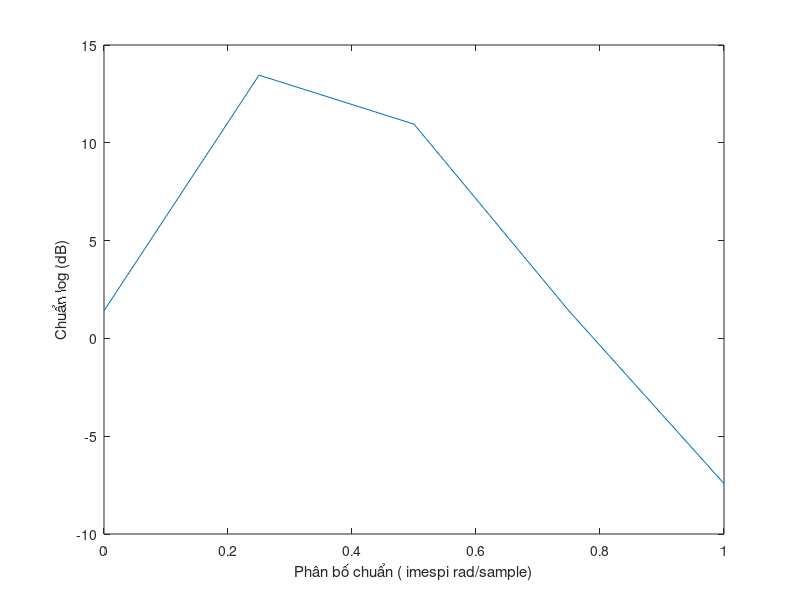
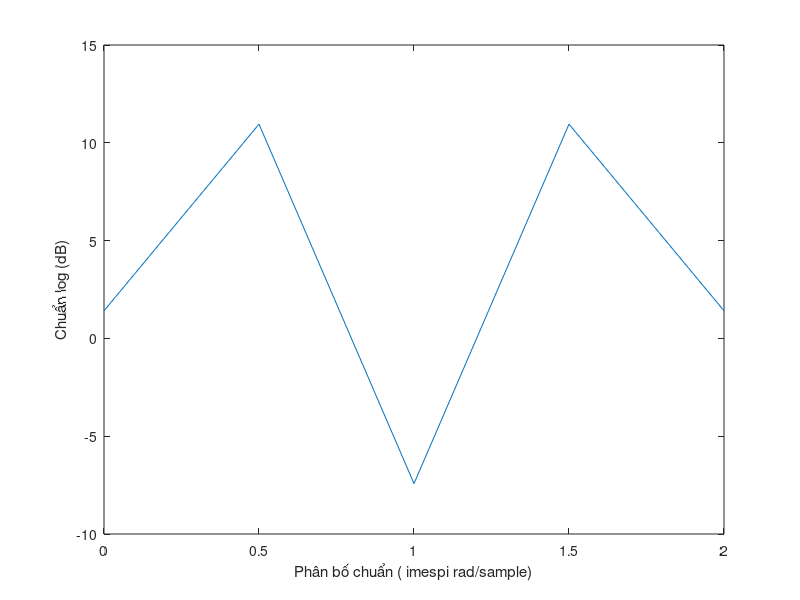

MATLAB code for these plots, in order:
a=[1 -0.75 0.6];
b=[2 0 -1];
w1=[0:pi/4:pi];
H=freqz(b,a,w1);
figure(1)
plot(w1/pi,20*log10(abs(H)))
ylabel("Chuẩn log (dB)")
xlabel("Phân bố chuẩn (\times\pi rad/sample)")
w2=[0:2*pi/4:2*pi];
H1=freqz(b,a,w2);
figure(2)
plot(w2/pi,20*log10(abs(H1)))
ylabel("Chuẩn log (dB)")
xlabel("Phân bố chuẩn (\times\pi rad/sample)")
